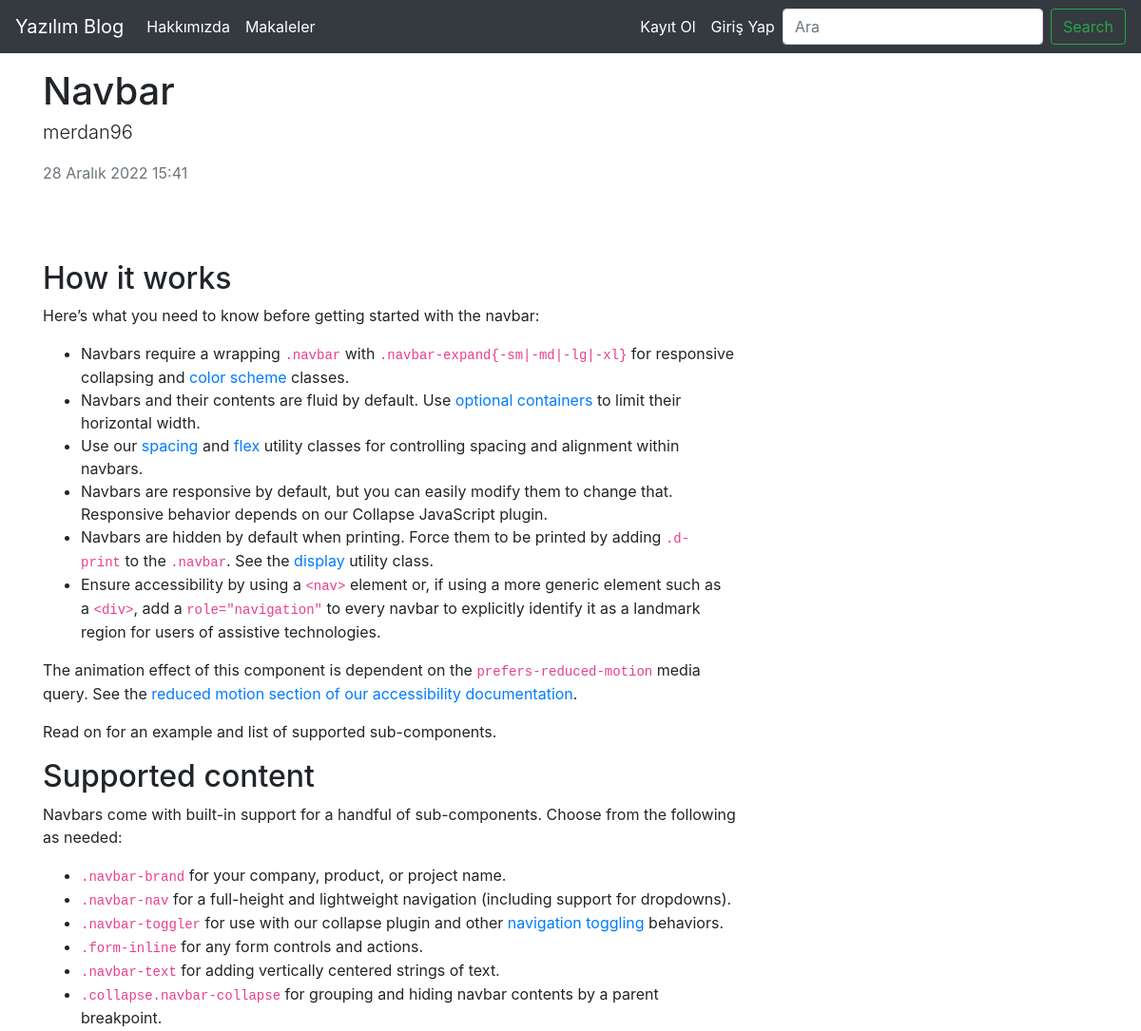
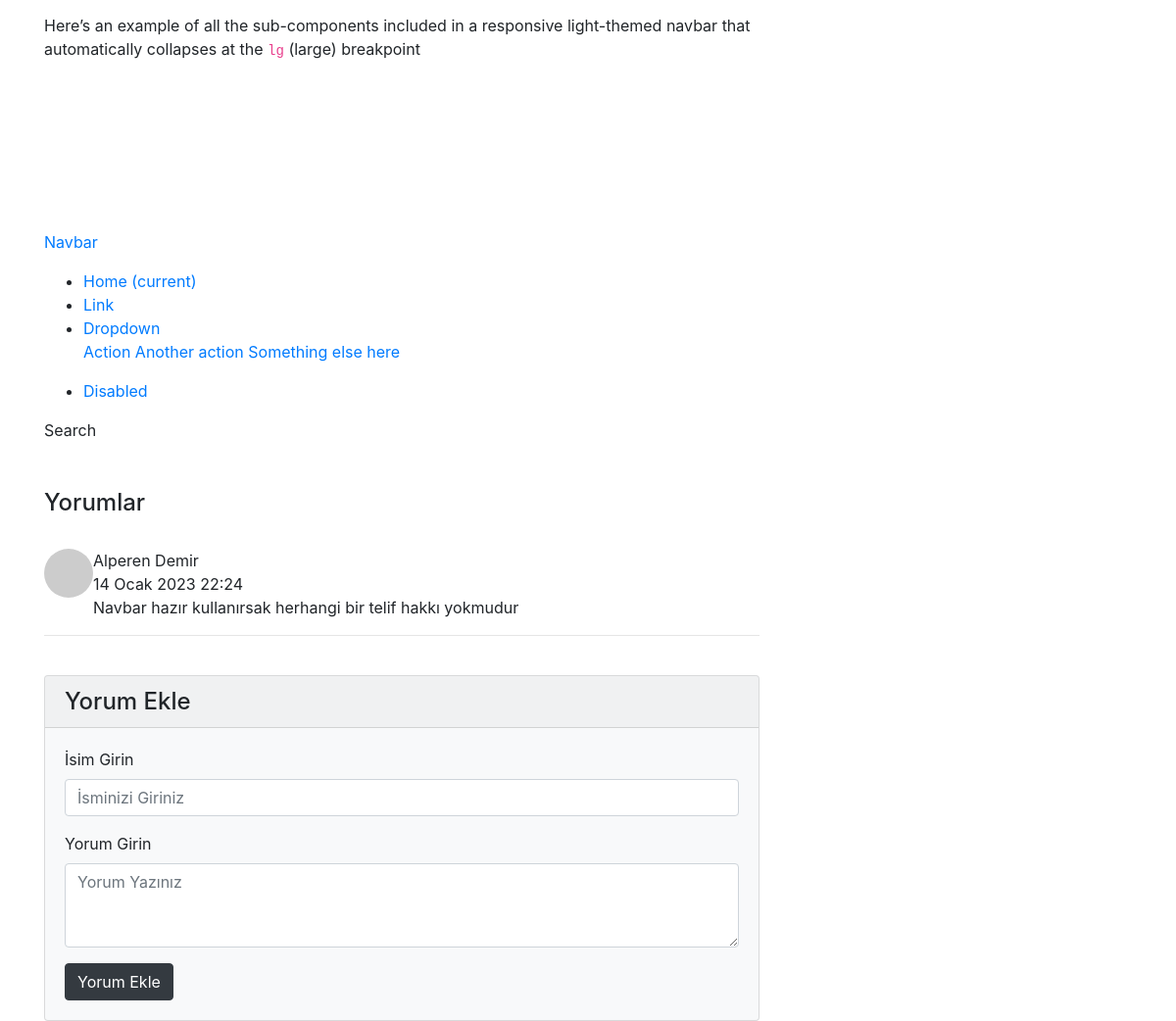
The page /articles/article/8 on the database its author committed (2 pictures, top to bottom).
### article/models.py (models this page shows, shortened)
class Articles(models.Model):
    autor=models.ForeignKey("auth.user", on_delete=models.CASCADE,verbose_name="Yazar")
    title = models.CharField(max_length=50, verbose_name="Başlık" )
    content= models.TextField(verbose_name="İçerik")
    created_date=models.DateTimeField(auto_now_add=True, verbose_name="Oluşturulma Tarihi")
    article_image=models.FileField(blank=True, null=True,verbose_name="Resim Ekle")
    class Meta:
       ordering = ['-created_date']

class Comment(models.Model):
    article=models.ForeignKey(Articles,on_delete=models.CASCADE,verbose_name="Makale",related_name="comments")
    comment_autor=models.CharField(max_length=50,verbose_name="isim")
    comment_content=models.CharField(max_length=200, verbose_name="yorum")
    comment_date=models.DateTimeField(auto_now_add=True)
    class Meta:
        ordering = ['-comment_date']

### article/views.py (the view)
# urls.py: path('article/<int:id>', views.detail, name="detail"),
def detail(request, id):
    article=get_object_or_404(Articles,id=id)
    comments=article.comments.all()
    return render(request,"detail.html",{"article":article, "comments":comments})

### article/templates/detail.html (shortened to what this page needs)
{% extends 'layout.html' %}
{% block body %}
<div class="row">
    <div class="col-lg-8">
        <article>
            <header class="mb-4">
                <h1 class="fw-bolder mb-1">{{article.title}}</h1>
                <p class="lead"> {{article.autor}}</p>
                <div class="text-muted fst-italic mb-2">{{article.created_date}}</div>
            </header>
            <section class="mb-5">
                <p class="fs-5 mb-4">{{article.content|safe}}</p>
            </section>
        </article>
        <h4>Yorumlar</h4>
        <br>
        {% if comments %}
        {% for comment in comments %}
        <div class="d-flex">
            <div class="flex-shrink-0"><img class="rounded-circle" src="https://dummyimage.com/50x50/ced4da/6c757d.jpg" alt="..." /></div>
            <div class="ms-3">
                <div class="fw-bold">{{comment.comment_autor}}</div>
                {{comment.comment_date}} <br>
               {{comment.comment_content}}
            </div>
        </div>
        <hr>
        {% endfor %}
        <br>
        {% else %}
        <div class="alert alert-danger">
            Henüz Herhangi Bir Yorum Bulunmamakda
        </div>
        {% endif %}
            <div class="card bg-light">
                <h4 class="card-header">Yorum Ekle</h4>
                <div class="card-body">
                   <form  method="post" action="{%url 'article:comment' article.id %}">
                       <div class="form-group">
                           <label for="formGroupExampleInput">İsim Girin</label>
                            <input name="comment_autor" type="text" class="form-control" id="formGroupExampleInput" placeholder="İsminizi Giriniz">
                        </div>
                        <div class="form-group">
                            <label for="formGroupExampleInput">Yorum Girin</label>
                           <textarea name="comment_content" class="form-control" rows="3" placeholder="Yorum Yazınız"></textarea>
                       </div>
                      <button type="submit" class="btn btn-dark ">Yorum Ekle</button>
                  </form>
                </div>
            </div>
    </div>
</div>
{% endblock body %}

### rows shown on the page
Articles: title "Navbar", autor "merdan96", created_date "28 Aralık 2022 15:41", content "How it works Here’s what you need to know before getting started with the navbar: Navbars require a wrapping .navbar with .navbar-expand{-sm|-md|-lg|-xl} for responsive collapsing and color scheme classes. Navbars and their contents are fluid by default. Use optional containers to limit their horizontal width. Use our spacing and flex utility classes for controlling spacing and alignment within navbars. Navbars are responsive by default, but you can easily modify them to change that. Responsive behavior depends on our Collapse JavaScript plugin. Navbars are hidden by default when printing. Force them to be printed by adding .d-print to the .navbar . See the display utility class. Ensure…"
Comment: comment_autor "Alperen Demir", comment_date "14 Ocak 2023 22:24", comment_content "Navbar hazır kullanırsak herhangi bir telif hakkı yokmudur"
